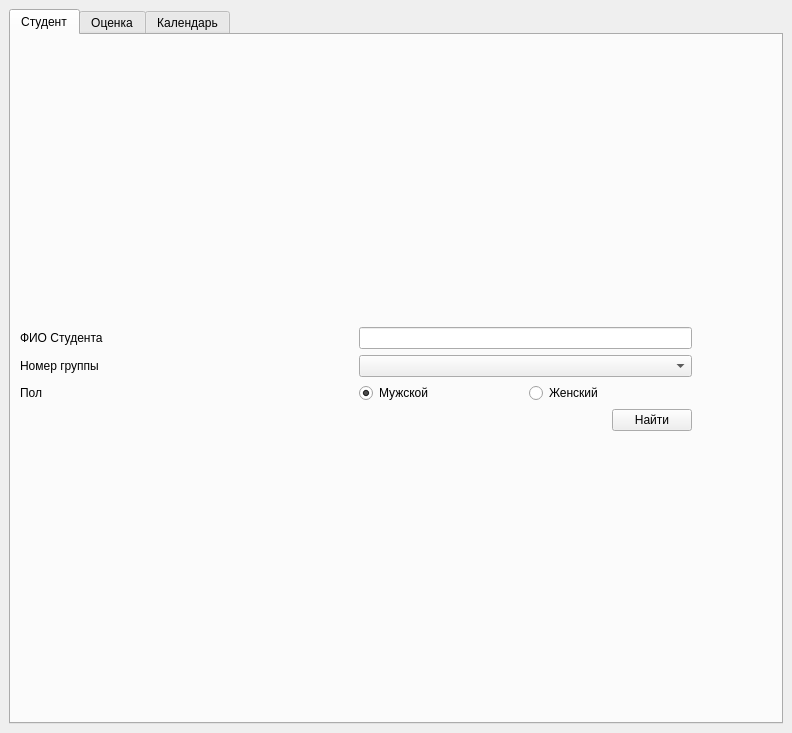
<?xml version="1.0" encoding="UTF-8"?>
<ui version="4.0">
 <class>MainWindow</class>
 <widget class="QMainWindow" name="MainWindow">
  <property name="geometry">
   <rect>
    <x>0</x>
    <y>0</y>
    <width>792</width>
    <height>733</height>
   </rect>
  </property>
  <property name="maximumSize">
   <size>
    <width>16777215</width>
    <height>16777215</height>
   </size>
  </property>
  <property name="windowTitle">
   <string>C-NOVA Tabs</string>
  </property>
  <property name="tabShape">
   <enum>QTabWidget::Rounded</enum>
  </property>
  <widget class="QWidget" name="centralwidget">
   <property name="toolTipDuration">
    <number>2</number>
   </property>
   <layout class="QGridLayout" name="gridLayout_3">
    <item row="0" column="0">
     <layout class="QGridLayout" name="gridLayout">
      <item row="0" column="0">
       <widget class="QTabWidget" name="tabWidget">
        <property name="currentIndex">
         <number>0</number>
        </property>
        <property name="documentMode">
         <bool>false</bool>
        </property>
        <property name="tabsClosable">
         <bool>false</bool>
        </property>
        <property name="tabBarAutoHide">
         <bool>false</bool>
        </property>
        <widget class="QWidget" name="tab_student">
         <attribute name="title">
          <string>Студент</string>
         </attribute>
         <layout class="QGridLayout" name="gridLayout_4">
          <item row="0" column="2">
           <spacer name="horizontalSpacer_3">
            <property name="orientation">
             <enum>Qt::Horizontal</enum>
            </property>
            <property name="sizeType">
             <enum>QSizePolicy::Preferred</enum>
            </property>
            <property name="sizeHint" stdset="0">
             <size>
              <width>80</width>
              <height>20</height>
             </size>
            </property>
           </spacer>
          </item>
          <item row="0" column="0" colspan="2">
           <layout class="QVBoxLayout" name="verticalLayout">
            <item>
             <spacer name="verticalSpacer_2">
              <property name="orientation">
               <enum>Qt::Vertical</enum>
              </property>
              <property name="sizeHint" stdset="0">
               <size>
                <width>20</width>
                <height>40</height>
               </size>
              </property>
             </spacer>
            </item>
            <item>
             <layout class="QHBoxLayout" name="fio_input_layout">
              <item>
               <widget class="QLabel" name="fio_label">
                <property name="text">
                 <string>ФИО Студента</string>
                </property>
               </widget>
              </item>
              <item>
               <widget class="QLineEdit" name="fio_edit">
                <property name="sizePolicy">
                 <sizepolicy hsizetype="Preferred" vsizetype="Fixed">
                  <horstretch>0</horstretch>
                  <verstretch>0</verstretch>
                 </sizepolicy>
                </property>
                <property name="maximumSize">
                 <size>
                  <width>16777215</width>
                  <height>16777215</height>
                 </size>
                </property>
               </widget>
              </item>
             </layout>
            </item>
            <item>
             <layout class="QHBoxLayout" name="group_choose_layout">
              <item>
               <widget class="QLabel" name="group_label">
                <property name="text">
                 <string>Номер группы</string>
                </property>
               </widget>
              </item>
              <item>
               <widget class="QComboBox" name="group_combo"/>
              </item>
             </layout>
            </item>
            <item>
             <layout class="QHBoxLayout" name="gender_choose_layout">
              <item>
               <widget class="QLabel" name="gender_label">
                <property name="text">
                 <string>Пол</string>
                </property>
               </widget>
              </item>
              <item>
               <layout class="QHBoxLayout" name="gender_layout">
                <item>
                 <widget class="QRadioButton" name="gender_male_radio">
                  <property name="maximumSize">
                   <size>
                    <width>16777215</width>
                    <height>16777215</height>
                   </size>
                  </property>
                  <property name="text">
                   <string>Мужской</string>
                  </property>
                  <property name="checked">
                   <bool>true</bool>
                  </property>
                 </widget>
                </item>
                <item>
                 <widget class="QRadioButton" name="gender_female_radio">
                  <property name="text">
                   <string>Женский</string>
                  </property>
                 </widget>
                </item>
               </layout>
              </item>
             </layout>
            </item>
            <item>
             <layout class="QHBoxLayout" name="confirm_layout">
              <item>
               <spacer name="horizontalSpacer">
                <property name="orientation">
                 <enum>Qt::Horizontal</enum>
                </property>
                <property name="sizeHint" stdset="0">
                 <size>
                  <width>40</width>
                  <height>20</height>
                 </size>
                </property>
               </spacer>
              </item>
              <item>
               <widget class="QPushButton" name="confirm_button">
                <property name="text">
                 <string>Найти</string>
                </property>
               </widget>
              </item>
             </layout>
            </item>
            <item>
             <spacer name="verticalSpacer">
              <property name="orientation">
               <enum>Qt::Vertical</enum>
              </property>
              <property name="sizeHint" stdset="0">
               <size>
                <width>20</width>
                <height>40</height>
               </size>
              </property>
             </spacer>
            </item>
           </layout>
          </item>
         </layout>
        </widget>
        <widget class="QWidget" name="tab_mark">
         <attribute name="title">
          <string>Оценка</string>
         </attribute>
         <layout class="QGridLayout" name="gridLayout_2">
          <item row="0" column="0">
           <layout class="QVBoxLayout" name="verticalLayout_2">
            <item>
             <widget class="QTableWidget" name="tableWidget"/>
            </item>
            <item>
             <spacer name="verticalSpacer_3">
              <property name="orientation">
               <enum>Qt::Vertical</enum>
              </property>
              <property name="sizeHint" stdset="0">
               <size>
                <width>20</width>
                <height>40</height>
               </size>
              </property>
             </spacer>
            </item>
            <item>
             <layout class="QHBoxLayout" name="buttons_layout">
              <item>
               <widget class="QPushButton" name="pushButton">
                <property name="text">
                 <string>Сортировать</string>
                </property>
               </widget>
              </item>
              <item>
               <widget class="QComboBox" name="comboBox">
                <property name="sizePolicy">
                 <sizepolicy hsizetype="Preferred" vsizetype="Fixed">
                  <horstretch>0</horstretch>
                  <verstretch>0</verstretch>
                 </sizepolicy>
                </property>
                <item>
                 <property name="text">
                  <string>по предмету</string>
                 </property>
                </item>
                <item>
                 <property name="text">
                  <string>по оценке</string>
                 </property>
                </item>
               </widget>
              </item>
              <item>
               <spacer name="horizontalSpacer_2">
                <property name="orientation">
                 <enum>Qt::Horizontal</enum>
                </property>
                <property name="sizeHint" stdset="0">
                 <size>
                  <width>40</width>
                  <height>20</height>
                 </size>
                </property>
               </spacer>
              </item>
              <item>
               <widget class="QPushButton" name="pushButton_2">
                <property name="text">
                 <string>Экспорт в Excel</string>
                </property>
               </widget>
              </item>
             </layout>
            </item>
           </layout>
          </item>
         </layout>
        </widget>
        <widget class="QWidget" name="tab_calendar">
         <property name="enabled">
          <bool>true</bool>
         </property>
         <property name="sizePolicy">
          <sizepolicy hsizetype="Preferred" vsizetype="Preferred">
           <horstretch>0</horstretch>
           <verstretch>0</verstretch>
          </sizepolicy>
         </property>
         <property name="maximumSize">
          <size>
           <width>16777215</width>
           <height>16777215</height>
          </size>
         </property>
         <attribute name="title">
          <string>Календарь</string>
         </attribute>
         <layout class="QGridLayout" name="gridLayout_5">
          <item row="0" column="0">
           <layout class="QVBoxLayout" name="calendar_layout">
            <item>
             <widget class="QCalendarWidget" name="calendarWidget">
              <property name="selectionMode">
               <enum>QCalendarWidget::NoSelection</enum>
              </property>
             </widget>
            </item>
            <item>
             <layout class="QHBoxLayout" name="timeLayout">
              <item>
               <spacer name="horizontalSpacer_4">
                <property name="orientation">
                 <enum>Qt::Horizontal</enum>
                </property>
                <property name="sizeHint" stdset="0">
                 <size>
                  <width>40</width>
                  <height>20</height>
                 </size>
                </property>
               </spacer>
              </item>
              <item>
               <widget class="QLCDNumber" name="timeWidget">
                <property name="font">
                 <font>
                  <pointsize>13</pointsize>
                 </font>
                </property>
                <property name="frameShadow">
                 <enum>QFrame::Plain</enum>
                </property>
                <property name="smallDecimalPoint">
                 <bool>true</bool>
                </property>
                <property name="digitCount">
                 <number>6</number>
                </property>
                <property name="mode">
                 <enum>QLCDNumber::Dec</enum>
                </property>
                <property name="segmentStyle">
                 <enum>QLCDNumber::Flat</enum>
                </property>
                <property name="value" stdset="0">
                 <double>17.030000000000001</double>
                </property>
                <property name="intValue" stdset="0">
                 <number>17</number>
                </property>
               </widget>
              </item>
             </layout>
            </item>
            <item>
             <spacer name="verticalSpacer_4">
              <property name="orientation">
               <enum>Qt::Vertical</enum>
              </property>
              <property name="sizeHint" stdset="0">
               <size>
                <width>20</width>
                <height>40</height>
               </size>
              </property>
             </spacer>
            </item>
           </layout>
          </item>
         </layout>
        </widget>
       </widget>
      </item>
     </layout>
    </item>
   </layout>
  </widget>
 </widget>
 <resources/>
 <connections/>
</ui>
